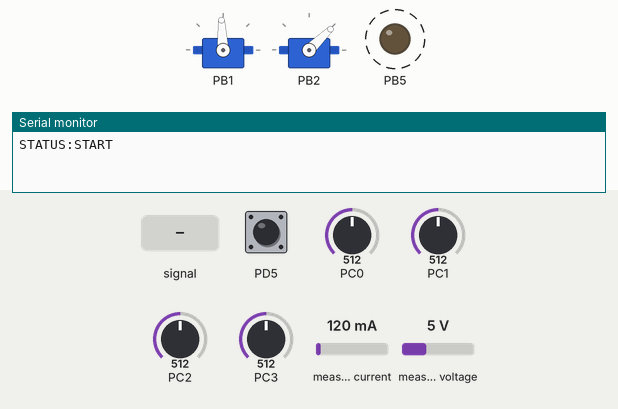
Recording of a program running on a simulated ATmega328P, built with avr-gcc and emulated at 16 MHz (the files do not name the chip). On the bench: 2 × servo, output pins drawn as LEDs (lit = HIGH), the last lines printed to the serial monitor. Wiring (inferred from the names in the program): INA219 current sensor at I2C address 0x40. Dashed ring = blinking. The test bench sets the inputs (shaded band); at power-on: PC0 = 512, PC1 = 512, PC2 = 512, PC3 = 512, PD5 HIGH, measured current 120 mA, measured voltage 5 V. Servo pulses on a pin are drawn as a servo (544–2400 µs = 0–180°); pins used as bus, display or sensor lines are not drawn.

Above: at 1.2 s.
1.3 s: PC1 fed a 2 Hz sine of ±306 counts around its level
At 1.61 s:
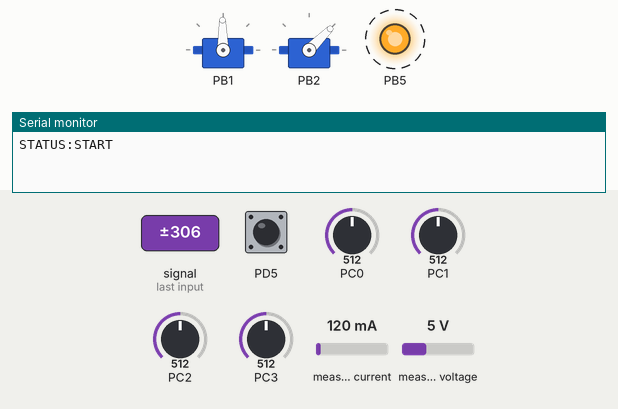
9.9 s: PC0 set to 30
At 10.81 s:
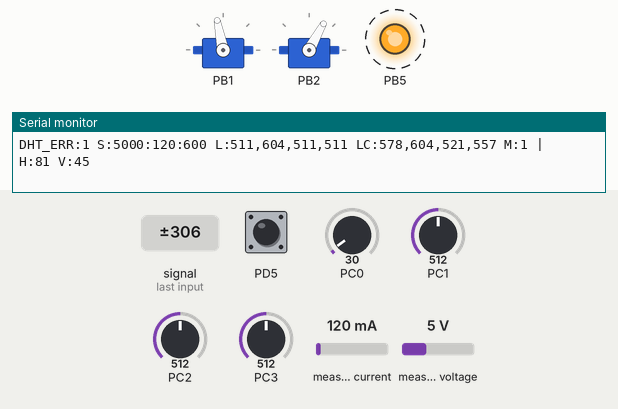
13.4 s: PC2 fed a 50 Hz sine of ±306 counts around its level
At 15.9 s:
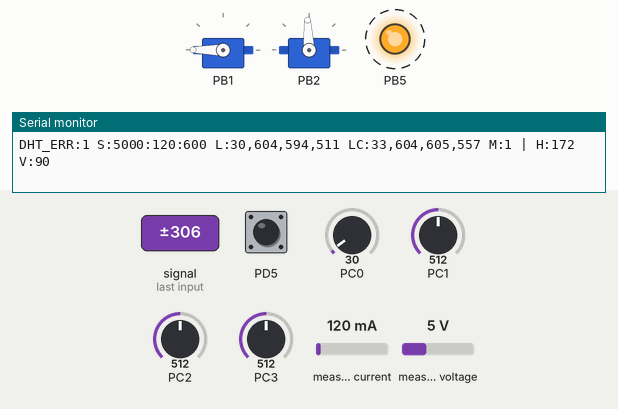
Timing chart, 0 to 24.9 s (numbered marks = the images above; inputs shaded):
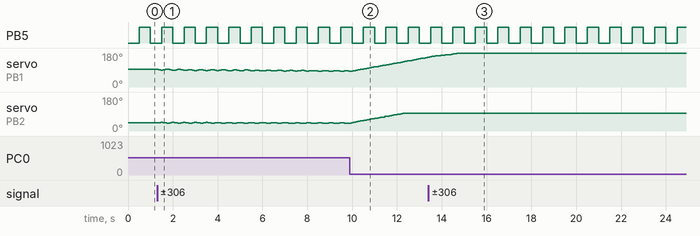

Measured:
- by itself, PB5: alternates HIGH for 0.50 s and LOW for 0.50 s

The program:

main.c
```c
#define F_CPU 16000000UL

#define LIMITE_LUZ_EXCESSIVA 980
#define LIMITE_ESCURIDAO 80

#define ESTADO_PAUSE 0
#define ESTADO_AUTO 1
#define ESTADO_MANUAL 2
#define ESTADO_NIGHT 3

#define CALIB_SUP_ESQ 1.13f
#define CALIB_SUP_DIR 1.f
#define CALIB_INF_ESQ 1.019f
#define CALIB_INF_DIR 1.089f

#define FATOR_SUAVIZACAO 0.08f

#define PID_KP_BASE 0.018f
#define PID_KI_BASE 0.0005f
#define PID_KD_BASE 0.020f

#define TOLERANCIA_PADRAO 35.0f
#define TOLERANCIA_LUZ_FORTE 150.0f

#define MOVIMENTO_MINIMO 0.5f
#define LIMITE_INTEGRAL 200.0f
#define MAX_PASSO_POR_CICLO 1.0f

#define PARK_HORIZ 5.0f
#define PARK_VERT 45.0f

#define INA219_ADDR 0x40
#define SCL_CLOCK 100000L
#define I2C_TIMEOUT 50000

#include <avr/interrupt.h>
#include <avr/io.h>
#include <stdio.h>

#define WDT_RESET() asm volatile("wdr")

#define ABS_FLOAT(x) ((x) < 0 ? -(x) : (x))
#define ABS_INT(x) ((x) < 0 ? -(x) : (x))

#define CANAL_LDR_SE 0
#define CANAL_LDR_SD 1
#define CANAL_LDR_IE 2
#define CANAL_LDR_ID 3

#define INTERVALO_SERVOS_MS 50
#define INTERVALO_LED_MS 500
#define INTERVALO_SENSOR_DHT 3000

#define TEMPO_ATE_DESLIGAR_MS 200
#define TEMPO_TIMEOUT_MANUAL 500

#define SERVO_HORIZ_MAX 175
#define SERVO_HORIZ_MIN 5
#define SERVO_VERT_MAX 90
#define SERVO_VERT_MIN 10

#define TAMANHO_BUFFER_SERIAL 128
#define DHT_OCIOSO 0
#define DHT_INICIO 1
#define DHT_ESPERA 2
#define DHT_RECEBE 3

typedef struct {
  float integral;
  float erro_anterior;
} PID_Estado;

volatile uint32_t sistema_millis = 0;
uint32_t ultima_vez_led = 0;
uint32_t ultima_vez_servos = 0;
uint32_t ultima_vez_dht = 0;
uint32_t inicio_estabilidade = 0;
uint32_t ultimo_debounce_btn = 0;

volatile uint8_t estado_sistema = ESTADO_AUTO;
volatile uint8_t estado_anterior = ESTADO_AUTO;

float angulo_atual_horiz = 90.0;
float angulo_atual_vert = 45.0;
uint8_t motores_ligados = 1;

float media_ldr_se = 0;
float media_ldr_sd = 0;
float media_ldr_ie = 0;
float media_ldr_id = 0;
uint8_t canal_adc_atual = 0;

PID_Estado pid_horiz_state;
PID_Estado pid_vert_state;

volatile uint8_t estado_dht = DHT_OCIOSO;
volatile uint8_t dht_bits[5];
volatile uint8_t dht_indice_bit = 0;
volatile uint8_t dht_indice_byte = 0;
volatile uint32_t tempo_inicio_dht = 0;
volatile int16_t temperatura_bruta = 0;
volatile uint16_t humidade_bruta = 0;
volatile uint8_t novos_dados_dht = 0;
volatile uint8_t dht_erro = 0;

volatile char buffer_transmissao[TAMANHO_BUFFER_SERIAL];
volatile uint8_t cabeca_tx = 0;
volatile uint8_t cauda_tx = 0;

uint8_t i2c_err_flag = 0;

void i2c_init(void) {
  TWSR = 0;
  TWBR = ((F_CPU / SCL_CLOCK) - 16) / 2;
}

uint8_t i2c_start(void) {
  TWCR = (1 << TWINT) | (1 << TWSTA) | (1 << TWEN);
  uint32_t counter = I2C_TIMEOUT;
  while (!(TWCR & (1 << TWINT))) {
    if (--counter == 0)
      return 1;
  }
  return 0;
}

void i2c_stop(void) { TWCR = (1 << TWINT) | (1 << TWSTO) | (1 << TWEN); }

uint8_t i2c_write(uint8_t dado) {
  TWDR = dado;
  TWCR = (1 << TWINT) | (1 << TWEN);
  uint32_t counter = I2C_TIMEOUT;
  while (!(TWCR & (1 << TWINT))) {
    if (--counter == 0)
      return 1;
  }
  return 0;
}

uint8_t i2c_read_ack(uint8_t *data_out) {
  TWCR = (1 << TWINT) | (1 << TWEN) | (1 << TWEA);
  uint32_t counter = I2C_TIMEOUT;
  while (!(TWCR & (1 << TWINT))) {
    if (--counter == 0)
      return 1;
  }
  *data_out = TWDR;
  return 0;
}

uint8_t i2c_read_nack(uint8_t *data_out) {
  TWCR = (1 << TWINT) | (1 << TWEN);
  uint32_t counter = I2C_TIMEOUT;
  while (!(TWCR & (1 << TWINT))) {
    if (--counter == 0)
      return 1;
  }
  *data_out = TWDR;
  return 0;
}

void ler_ina219_dados(int16_t *v_mv, int16_t *i_ma, int32_t *p_mw) {
  uint8_t high_byte, low_byte;
  int16_t raw_bus, raw_shunt;
  i2c_err_flag = 0;

  if (i2c_start()) {
    i2c_err_flag = 1;
    return;
  }
  if (i2c_write((INA219_ADDR << 1) | 0)) {
    i2c_err_flag = 1;
    return;
  }
  if (i2c_write(0x02)) {
    i2c_err_flag = 1;
    return;
  }

  if (i2c_start()) {
    i2c_err_flag = 1;
    return;
  }
  if (i2c_write((INA219_ADDR << 1) | 1)) {
    i2c_err_flag = 1;
    return;
  }
  if (i2c_read_ack(&high_byte)) {
    i2c_err_flag = 1;
    return;
  }
  if (i2c_read_nack(&low_byte)) {
    i2c_err_flag = 1;
    return;
  }
  i2c_stop();

  raw_bus = (high_byte << 8) | low_byte;
  *v_mv = (raw_bus >> 3) * 4;

  if (i2c_start()) {
    i2c_err_flag = 1;
    return;
  }
  if (i2c_write((INA219_ADDR << 1) | 0)) {
    i2c_err_flag = 1;
    return;
  }
  if (i2c_write(0x01)) {
    i2c_err_flag = 1;
    return;
  }

  if (i2c_start()) {
    i2c_err_flag = 1;
    return;
  }
  if (i2c_write((INA219_ADDR << 1) | 1)) {
    i2c_err_flag = 1;
    return;
  }
  if (i2c_read_ack(&high_byte)) {
    i2c_err_flag = 1;
    return;
  }
  if (i2c_read_nack(&low_byte)) {
    i2c_err_flag = 1;
    return;
  }
  i2c_stop();

  raw_shunt = (high_byte << 8) | low_byte;
  *i_ma = raw_shunt / 10;
  *p_mw = ((int32_t)(*v_mv) * (int32_t)(*i_ma)) / 1000;
}

uint32_t millis_seguro() {
  uint32_t m;
  uint8_t sreg_antigo = SREG;
  cli();
  m = sistema_millis;
  SREG = sreg_antigo;
  return m;
}

void limpar_buffer_dht() {
  for (uint8_t i = 0; i < 5; i++)
    dht_bits[i] = 0;
}

void enviar_char_serial(char c) {
  uint8_t proxima_cabeca = (cabeca_tx + 1) & (TAMANHO_BUFFER_SERIAL - 1);
  if (proxima_cabeca != cauda_tx) {
    buffer_transmissao[proxima_cabeca] = c;
    cabeca_tx = proxima_cabeca;
    UCSR0B |= (1 << UDRIE0);
  }
}

static int uart_putchar(char c, FILE *stream) {
  if (c == '\n')
    uart_putchar('\r', stream);
  enviar_char_serial(c);
  return 0;
}
FILE uart_output = FDEV_SETUP_STREAM(uart_putchar, NULL, _FDEV_SETUP_WRITE);

void ativar_servos() {
  if (motores_ligados)
    return;
  TCCR1A |= (1 << COM1A1) | (1 << COM1B1);
  motores_ligados = 1;
}

void relaxar_servos() {
  if (!motores_ligados)
    return;
  TCCR1A &= ~((1 << COM1A1) | (1 << COM1B1));
  motores_ligados = 0;
}

long mapear_valor(long x, long in_min, long in_max, long out_min,
                  long out_max) {
  return (x - in_min) * (out_max - out_min) / (in_max - in_min) + out_min;
}

void aplicar_angulo_servos(float angulo_h, float angulo_v) {
  if (angulo_h > 180)
    angulo_h = 180;
  if (angulo_h < 0)
    angulo_h = 0;
  if (angulo_v > 180)
    angulo_v = 180;
  if (angulo_v < 0)
    angulo_v = 0;

  OCR1A = mapear_valor((long)angulo_h, 0, 180, 1000, 5000);
  OCR1B = mapear_valor((long)angulo_v, 0, 180, 1000, 5000);
}

void reset_pid(PID_Estado *pid) {
  pid->integral = 0;
  pid->erro_anterior = 0;
}

float calcular_pid(PID_Estado *pid, float erro_atual, float kp, float ki,
                   float kd) {
  float P = kp * erro_atual;
  pid->integral += erro_atual;
  if (pid->integral > LIMITE_INTEGRAL)
    pid->integral = LIMITE_INTEGRAL;
  else if (pid->integral < -LIMITE_INTEGRAL)
    pid->integral = -LIMITE_INTEGRAL;
  float I = ki * pid->integral;
  float D = kd * (erro_atual - pid->erro_anterior);
  pid->erro_anterior = erro_atual;
  float saida = P + I + D;
  if (ABS_FLOAT(saida) < MOVIMENTO_MINIMO)
    return 0.0f;
  return saida;
}

ISR(TIMER0_COMPA_vect) { sistema_millis++; }

ISR(USART_UDRE_vect) {
  if (cabeca_tx != cauda_tx) {
    cauda_tx = (cauda_tx + 1) & (TAMANHO_BUFFER_SERIAL - 1);
    UDR0 = buffer_transmissao[cauda_tx];
  } else {
    UCSR0B &= ~(1 << UDRIE0);
  }
}

ISR(USART_RX_vect) {
  char cmd = UDR0;

  if (cmd == 'A') {
    estado_sistema = ESTADO_AUTO;
    reset_pid(&pid_horiz_state);
    reset_pid(&pid_vert_state);
  } else if (cmd == 'M') {
    estado_sistema = ESTADO_MANUAL;
    ativar_servos();
    inicio_estabilidade = millis_seguro();
  }

  else if (cmd == 'N') {

    if (estado_sistema == ESTADO_AUTO) {
      estado_sistema = ESTADO_NIGHT;
      ativar_servos();
      inicio_estabilidade = millis_seguro();
    }
  } else if (cmd == 'S') {

    if (estado_sistema == ESTADO_NIGHT) {
      estado_sistema = ESTADO_AUTO;
      reset_pid(&pid_horiz_state);
      reset_pid(&pid_vert_state);
    }
  }

  else if (cmd == 'C' || cmd == 'B' || cmd == 'E' || cmd == 'D') {
    estado_sistema = ESTADO_MANUAL;
    ativar_servos();
    inicio_estabilidade = millis_seguro();

    if (cmd == 'C')
      angulo_atual_vert -= 2.0;
    if (cmd == 'B')
      angulo_atual_vert += 2.0;
    if (cmd == 'E')
      angulo_atual_horiz += 2.0;
    if (cmd == 'D')
      angulo_atual_horiz -= 2.0;

    if (angulo_atual_horiz > SERVO_HORIZ_MAX)
      angulo_atual_horiz = SERVO_HORIZ_MAX;
    if (angulo_atual_horiz < SERVO_HORIZ_MIN)
      angulo_atual_horiz = SERVO_HORIZ_MIN;

    if (angulo_atual_vert > SERVO_VERT_MAX)
      angulo_atual_vert = SERVO_VERT_MAX;
    if (angulo_atual_vert < SERVO_VERT_MIN)
      angulo_atual_vert = SERVO_VERT_MIN;

    aplicar_angulo_servos(angulo_atual_horiz, angulo_atual_vert);
  }
}

ISR(INT0_vect) {

  uint8_t valor_timer = TCNT2;
  TCNT2 = 0;

  if (estado_dht == DHT_ESPERA) {
    static uint8_t contador_bordas = 0;
    contador_bordas++;
    if (contador_bordas >= 3) {
      estado_dht = DHT_RECEBE;
      dht_indice_bit = 0;
      dht_indice_byte = 0;
      limpar_buffer_dht();
      contador_bordas = 0;
    }
    return;
  }
  if (estado_dht == DHT_RECEBE) {
    if (!(PIND & (1 << PD2))) {
      if (valor_timer > 12)
        dht_bits[dht_indice_byte] |= (1 << (7 - dht_indice_bit));
      dht_indice_bit++;
      if (dht_indice_bit >= 8) {
        dht_indice_bit = 0;
        dht_indice_byte++;
      }
      if (dht_indice_byte >= 5) {
        estado_dht = DHT_OCIOSO;
        EIMSK &= ~(1 << INT0);
        uint8_t soma = dht_bits[0] + dht_bits[1] + dht_bits[2] + dht_bits[3];
        if (soma == dht_bits[4]) {
          humidade_bruta = (dht_bits[0] << 8) | dht_bits[1];
          int16_t temp = (dht_bits[2] << 8) | dht_bits[3];
          if (temp & 0x8000) {
            temp &= 0x7FFF;
            temp = -temp;
          }
          temperatura_bruta = temp;
          dht_erro = 0;
        } else {
          dht_erro = 2;
        }
        novos_dados_dht = 1;
      }
    }
  }
}

void tarefa_leitura_sensores() {
  if (estado_sistema == ESTADO_PAUSE)
    return;

  if (!(ADCSRA & (1 << ADSC))) {
    uint16_t resultado = ADC;
    switch (canal_adc_atual) {
    case CANAL_LDR_SE:
      media_ldr_se = (media_ldr_se * (1.0 - FATOR_SUAVIZACAO)) +
                     (resultado * FATOR_SUAVIZACAO);
      break;
    case CANAL_LDR_SD:
      media_ldr_sd = (media_ldr_sd * (1.0 - FATOR_SUAVIZACAO)) +
                     (resultado * FATOR_SUAVIZACAO);
      break;
    case CANAL_LDR_IE:
      media_ldr_ie = (media_ldr_ie * (1.0 - FATOR_SUAVIZACAO)) +
                     (resultado * FATOR_SUAVIZACAO);
      break;
    case CANAL_LDR_ID:
      media_ldr_id = (media_ldr_id * (1.0 - FATOR_SUAVIZACAO)) +
                     (resultado * FATOR_SUAVIZACAO);
      break;
    }
    canal_adc_atual++;
    if (canal_adc_atual > 3)
      canal_adc_atual = 0;
    ADMUX = (ADMUX & 0xF0) | (canal_adc_atual & 0x0F);
    ADCSRA |= (1 << ADSC);
  }
}

void maquina_estados_atuacao() {

  if (estado_sistema == ESTADO_PAUSE) {
    relaxar_servos();
    return;
  }

  if (estado_sistema == ESTADO_MANUAL) {

    if (motores_ligados &&
        (millis_seguro() - inicio_estabilidade > TEMPO_TIMEOUT_MANUAL)) {
      relaxar_servos();
    }
    return;
  }

  if (estado_sistema == ESTADO_NIGHT) {
    float diff_h = angulo_atual_horiz - PARK_HORIZ;
    float diff_v = angulo_atual_vert - PARK_VERT;
    uint8_t moveu = 0;

    if (ABS_FLOAT(diff_h) > 0.5f) {
      angulo_atual_horiz -= (diff_h > 0 ? 0.5f : -0.5f);
      moveu = 1;
    }
    if (ABS_FLOAT(diff_v) > 0.5f) {
      angulo_atual_vert -= (diff_v > 0 ? 0.5f : -0.5f);
      moveu = 1;
    }

    if (moveu) {
      ativar_servos();
      aplicar_angulo_servos(angulo_atual_horiz, angulo_atual_vert);
      inicio_estabilidade = millis_seguro();
    } else {
      if (motores_ligados &&
          (millis_seguro() - inicio_estabilidade > TEMPO_ATE_DESLIGAR_MS)) {
        relaxar_servos();
      }
    }
    return;
  }

  if (estado_sistema == ESTADO_AUTO) {

    float valor_se = media_ldr_se * CALIB_SUP_ESQ;
    float valor_sd = media_ldr_sd * CALIB_SUP_DIR;
    float valor_ie = media_ldr_ie * CALIB_INF_ESQ;
    float valor_id = media_ldr_id * CALIB_INF_DIR;

    float luz_media = (valor_se + valor_sd + valor_ie + valor_id) / 4.0;

    if (luz_media > LIMITE_LUZ_EXCESSIVA || luz_media < LIMITE_ESCURIDAO) {
      if (motores_ligados)
        relaxar_servos();
      reset_pid(&pid_horiz_state);
      reset_pid(&pid_vert_state);
      return;
    }

    float tolerancia_atual;
    float kp_atual = PID_KP_BASE;
    float ki_atual = PID_KI_BASE;

    if (luz_media > 750) {
      kp_atual = PID_KP_BASE * 0.2f;
      ki_atual = 0;
      tolerancia_atual = TOLERANCIA_LUZ_FORTE;
    } else {
      tolerancia_atual = TOLERANCIA_PADRAO;
    }

    float diff_vertical =
        ((valor_se + valor_sd) / 2.0) - ((valor_ie + valor_id) / 2.0);
    float diff_horizontal =
        ((valor_se + valor_ie) / 2.0) - ((valor_sd + valor_id) / 2.0);

    uint8_t moveu = 0;

    if (ABS_FLOAT(diff_vertical) > tolerancia_atual) {
      float ajuste_v = calcular_pid(&pid_vert_state, diff_vertical, kp_atual,
                                    ki_atual, PID_KD_BASE);

      if (ajuste_v > MAX_PASSO_POR_CICLO)
        ajuste_v = MAX_PASSO_POR_CICLO;
      if (ajuste_v < -MAX_PASSO_POR_CICLO)
        ajuste_v = -MAX_PASSO_POR_CICLO;

      float novo_angulo_v = angulo_atual_vert - ajuste_v;
      uint8_t limite_atingido = 0;

      if (novo_angulo_v > SERVO_VERT_MAX) {
        novo_angulo_v = SERVO_VERT_MAX;
        limite_atingido = 1;
      }
      if (novo_angulo_v < SERVO_VERT_MIN) {
        novo_angulo_v = SERVO_VERT_MIN;
        limite_atingido = 1;
      }

      if (limite_atingido) {

        pid_vert_state.integral = 0;
      }

      if (ABS_FLOAT(novo_angulo_v - angulo_atual_vert) > 0.1f) {
        angulo_atual_vert = novo_angulo_v;
        moveu = 1;
      }

    } else {
      reset_pid(&pid_vert_state);
    }

    if (ABS_FLOAT(diff_horizontal) > tolerancia_atual) {
      float ajuste_h = calcular_pid(&pid_horiz_state, diff_horizontal, kp_atual,
                                    ki_atual, PID_KD_BASE);

      if (ajuste_h > MAX_PASSO_POR_CICLO)
        ajuste_h = MAX_PASSO_POR_CICLO;
      if (ajuste_h < -MAX_PASSO_POR_CICLO)
        ajuste_h = -MAX_PASSO_POR_CICLO;

      float novo_angulo_h = angulo_atual_horiz - ajuste_h;
      uint8_t limite_atingido_h = 0;

      if (novo_angulo_h > SERVO_HORIZ_MAX) {
        novo_angulo_h = SERVO_HORIZ_MAX;
        limite_atingido_h = 1;
      }
      if (novo_angulo_h < SERVO_HORIZ_MIN) {
        novo_angulo_h = SERVO_HORIZ_MIN;
        limite_atingido_h = 1;
      }

      if (limite_atingido_h) {
        pid_horiz_state.integral = 0;
      }

      if (ABS_FLOAT(novo_angulo_h - angulo_atual_horiz) > 0.1f) {
        angulo_atual_horiz = novo_angulo_h;
        moveu = 1;
      }

    } else {
      reset_pid(&pid_horiz_state);
    }

    if (moveu) {
      ativar_servos();
      inicio_estabilidade = millis_seguro();

      if (angulo_atual_horiz > SERVO_HORIZ_MAX)
        angulo_atual_horiz = SERVO_HORIZ_MAX;
      if (angulo_atual_horiz < SERVO_HORIZ_MIN)
        angulo_atual_horiz = SERVO_HORIZ_MIN;
      if (angulo_atual_vert > SERVO_VERT_MAX)
        angulo_atual_vert = SERVO_VERT_MAX;
      if (angulo_atual_vert < SERVO_VERT_MIN)
        angulo_atual_vert = SERVO_VERT_MIN;

      aplicar_angulo_servos(angulo_atual_horiz, angulo_atual_vert);
    } else {
      if (motores_ligados &&
          (millis_seguro() - inicio_estabilidade > TEMPO_ATE_DESLIGAR_MS)) {
        relaxar_servos();
      }
    }
  }
}

void configurar_hardware() {
  DDRB |= (1 << DDB5);

  ADMUX = (1 << REFS0);
  ADCSRA =
      (1 << ADEN) | (1 << ADPS2) | (1 << ADPS1) | (1 << ADPS0) | (1 << ADSC);

  TCCR0A = (1 << WGM01);
  TCCR0B = (1 << CS01) | (1 << CS00);
  OCR0A = 249;
  TIMSK0 |= (1 << OCIE0A);

  DDRB |= (1 << DDB1) | (1 << DDB2);
  TCCR1A = (1 << COM1A1) | (1 << COM1B1) | (1 << WGM11);
  TCCR1B = (1 << WGM13) | (1 << WGM12) | (1 << CS11);
  ICR1 = 39999;

  TCCR2A = 0;
  TCCR2B = (1 << CS22);
  EICRA |= (1 << ISC00);

  DDRD &= ~(1 << DDD5);
  PORTD |= (1 << PORTD5);

#define BAUD 9600
#define VALOR_UBRR ((F_CPU / 16 / BAUD) - 1)
  UBRR0H = (uint8_t)(VALOR_UBRR >> 8);
  UBRR0L = (uint8_t)VALOR_UBRR;
  UCSR0B = (1 << TXEN0) | (1 << RXEN0) | (1 << RXCIE0);

  stdout = &uart_output;
  i2c_init();

  WDT_RESET();
  WDTCSR |= (1 << WDCE) | (1 << WDE);
  WDTCSR = (1 << WDE) | (1 << WDP2) | (1 << WDP1) | (1 << WDP0);

  sei();

  reset_pid(&pid_horiz_state);
  reset_pid(&pid_vert_state);
}

void pedir_leitura_dht() {
  if (estado_dht != DHT_OCIOSO)
    return;
  DDRD |= (1 << PD2);
  PORTD &= ~(1 << PD2);
  tempo_inicio_dht = millis_seguro();
  estado_dht = DHT_INICIO;
}

void gerir_maquina_estados_dht() {
  if (estado_dht == DHT_INICIO && (millis_seguro() - tempo_inicio_dht) >= 2) {
    PORTD |= (1 << PD2);
    DDRD &= ~(1 << PD2);
    TCNT2 = 0;
    EIFR |= (1 << INTF0);
    EIMSK |= (1 << INT0);
    estado_dht = DHT_ESPERA;
  }
  if (estado_dht != DHT_OCIOSO && (millis_seguro() - tempo_inicio_dht) > 30) {
    if (estado_dht == DHT_RECEBE || estado_dht == DHT_ESPERA) {
      estado_dht = DHT_OCIOSO;
      EIMSK &= ~(1 << INT0);
      dht_erro = 1;
      novos_dados_dht = 1;
    }
  }
}

int main(void) {
  MCUSR &= ~(1 << WDRF);
  WDTCSR |= (1 << WDCE) | (1 << WDE);
  WDTCSR = 0x00;

  configurar_hardware();
  aplicar_angulo_servos(angulo_atual_horiz, angulo_atual_vert);
  inicio_estabilidade = millis_seguro();

  printf("STATUS:START\n");

  while (1) {
    WDT_RESET();
    uint32_t tempo_atual = millis_seguro();

    if (tempo_atual - ultima_vez_led >= INTERVALO_LED_MS) {
      ultima_vez_led = tempo_atual;
      PORTB ^= (1 << PB5);
    }

    if (!(PIND & (1 << PD5))) {
      if (tempo_atual - ultimo_debounce_btn > 500) {
        ultimo_debounce_btn = tempo_atual;

        if (estado_sistema != ESTADO_PAUSE) {

          estado_anterior = estado_sistema;
          estado_sistema = ESTADO_PAUSE;
          printf("STATUS:OFF\n");
        } else {

          estado_sistema = estado_anterior;
          inicio_estabilidade = tempo_atual;
          printf("STATUS:RESUME\n");
        }
      }
    }

    tarefa_leitura_sensores();

    if (tempo_atual - ultima_vez_servos >= INTERVALO_SERVOS_MS) {
      ultima_vez_servos = tempo_atual;
      maquina_estados_atuacao();
    }

    if (tempo_atual - ultima_vez_dht >= INTERVALO_SENSOR_DHT) {
      ultima_vez_dht = tempo_atual;
      pedir_leitura_dht();
    }
    gerir_maquina_estados_dht();

    if (novos_dados_dht) {
      uint8_t sreg_old = SREG;
      cli();
      int16_t t_safe = temperatura_bruta;
      uint16_t h_safe = humidade_bruta;
      uint8_t erro_dht_safe = dht_erro;
      SREG = sreg_old;
      novos_dados_dht = 0;

      int16_t tensao_solar_mv = 0;
      int16_t corrente_solar_ma = 0;
      int32_t potencia_solar_mw = 0;

      ler_ina219_dados(&tensao_solar_mv, &corrente_solar_ma,
                       &potencia_solar_mw);

      int cal_se = (int)(media_ldr_se * CALIB_SUP_ESQ);
      int cal_sd = (int)(media_ldr_sd * CALIB_SUP_DIR);
      int cal_ie = (int)(media_ldr_ie * CALIB_INF_ESQ);
      int cal_id = (int)(media_ldr_id * CALIB_INF_DIR);

      if (erro_dht_safe == 0) {
        printf("T:%d.%d H:%d.%d S:%d:%d:%ld L:%d,%d,%d,%d LC:%d,%d,%d,%d M:%d "
               "| H:%d V:%d\n",
               t_safe / 10, ABS_INT(t_safe % 10), h_safe / 10, h_safe % 10,
               tensao_solar_mv, corrente_solar_ma, potencia_solar_mw,
               (int)media_ldr_se, (int)media_ldr_sd, (int)media_ldr_ie,
               (int)media_ldr_id, cal_se, cal_sd, cal_ie, cal_id,
               estado_sistema, (int)angulo_atual_horiz, (int)angulo_atual_vert);
      } else {
        printf("DHT_ERR:%d S:%d:%d:%ld L:%d,%d,%d,%d LC:%d,%d,%d,%d M:%d | "
               "H:%d V:%d\n",
               erro_dht_safe, tensao_solar_mv, corrente_solar_ma,
               potencia_solar_mw, (int)media_ldr_se, (int)media_ldr_sd,
               (int)media_ldr_ie, (int)media_ldr_id, cal_se, cal_sd, cal_ie,
               cal_id, estado_sistema, (int)angulo_atual_horiz,
               (int)angulo_atual_vert);
      }
    }

    if (estado_sistema == ESTADO_PAUSE) {
      static uint32_t ultimo_aviso_pausa = 0;
      if (tempo_atual - ultimo_aviso_pausa >= 2000) {
        ultimo_aviso_pausa = tempo_atual;
        printf("STATUS:OFF\n");
      }
    }
  }
}
```
